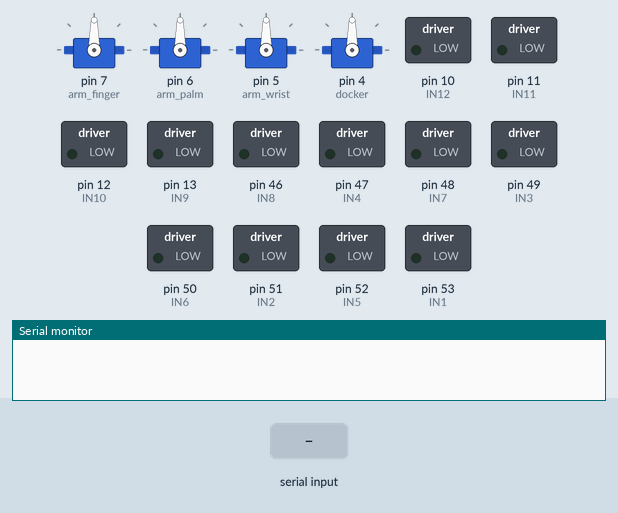
Simulated run of this sketch. Board: Arduino Mega 2560, built with avr-gcc and run on an emulated ATmega2560. On the bench: 4 × servo, switched loads named in the sketch (green lamp = pin HIGH), the last lines printed to the serial monitor. Inputs (shaded band) come from the test bench.

Above: at 1.2 s.
1.3 s: "W" received over Serial
At 2.5 s:
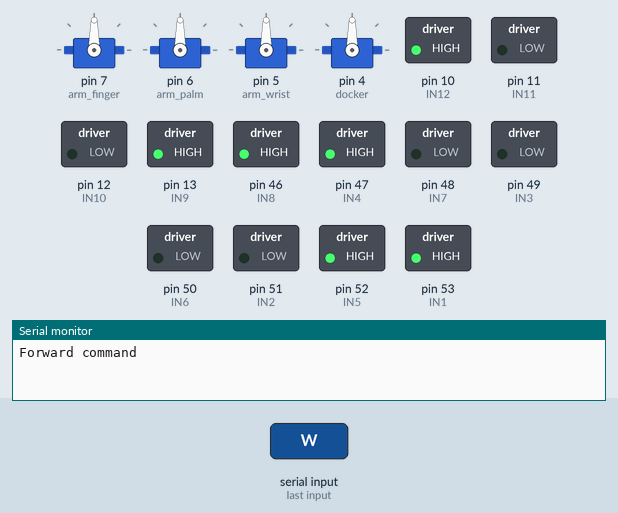
2.8 s: byte 50 ('2') received over Serial
At 3.9 s:
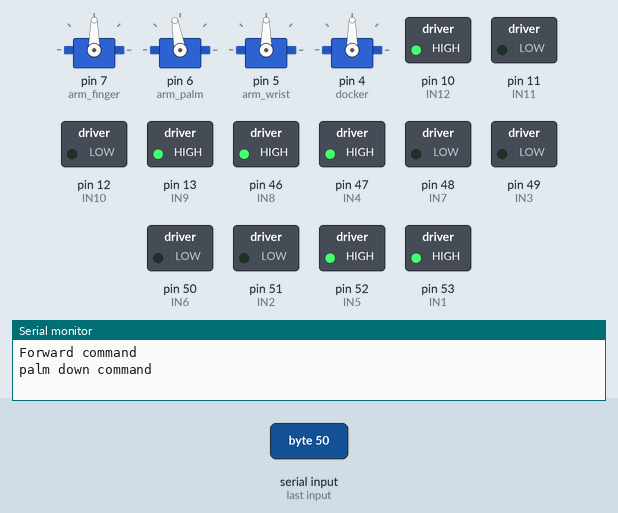
4.3 s: byte 53 ('5') received over Serial
At 5.0 s:
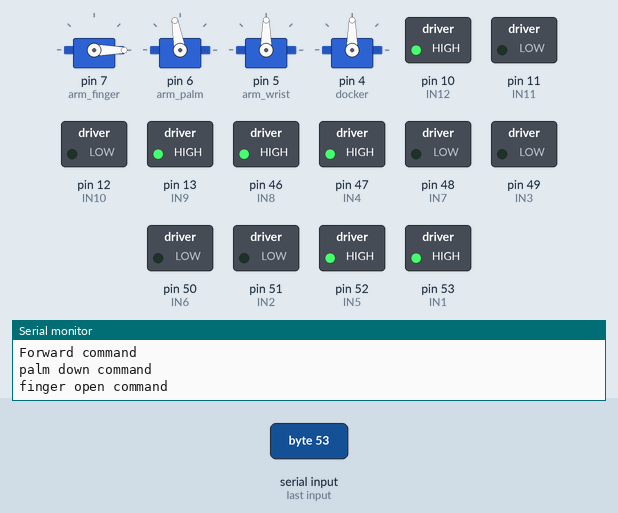
5.8 s: byte 48 ('0') received over Serial
At 6.1 s:
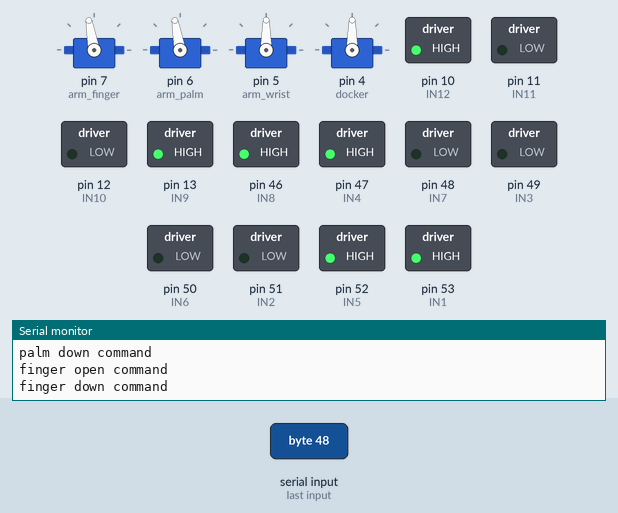
7.3 s: "S" received over Serial
At 8.5 s:
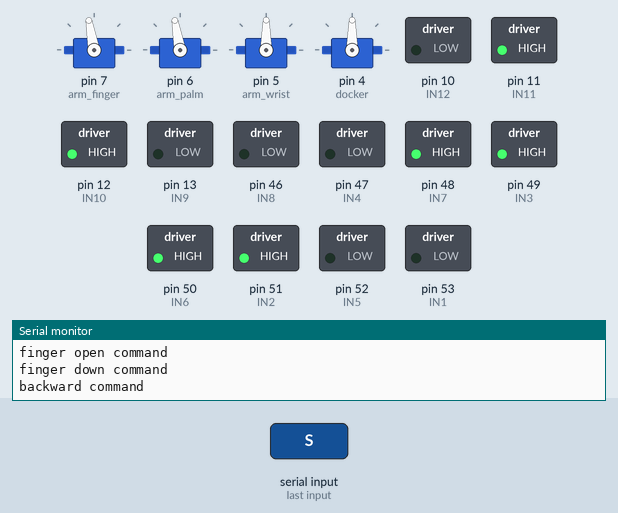
8.8 s: "A" received over Serial
At 9.6 s:
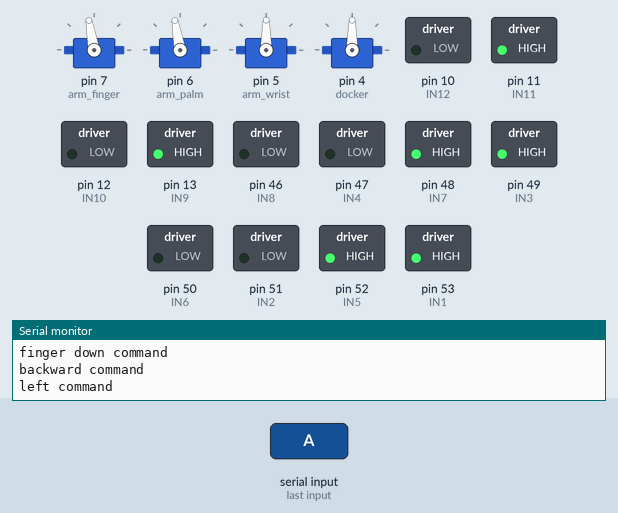
Timing chart, 0 to 11.3 s (numbered marks = the images above; inputs shaded):
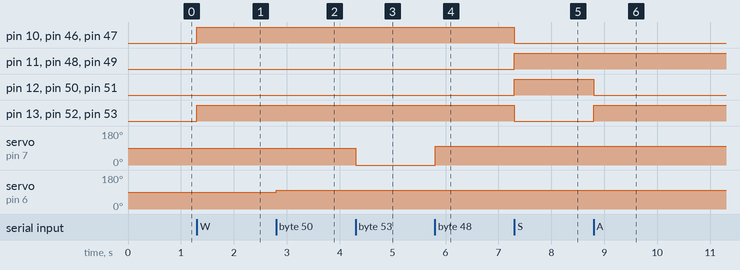

The sketch:

MOTHERBOARD.ino
```cpp
#include <Servo.h>
Servo arm_finger;
Servo arm_palm;
Servo arm_wrist;
Servo docker;

int docking_val = 0;
int undocking_val = 100;
int wrist_left_val = 0;
int wrist_right_val = 100;
int palm_up_val = 0;
int palm_down_val = 100;
int finger_open_val = 0;
int finger_close_val = 100;


int IN1 = 53 , IN2 = 51 , IN3 = 49 , IN4 = 47;  //L298N 1
int IN5 = 52 , IN6 = 50 , IN7 = 48 , IN8 = 46;  //L298N 2
int IN9 = 13 , IN10 = 12 , IN11 = 11 , IN12 = 10;  //L298N 3

void docking()
{
  Serial.println("Docking command");
  docker.write(docking_val);
}
void undocking()
{
  Serial.println("Undocking command");
  docker.write(undocking_val);
}
void wrist_left()
{
  Serial.println("wrist left command");
  arm_wrist.write(wrist_left_val);
}
void wrist_right()
{
  Serial.println("wrist down command");
  arm_wrist.write(wrist_right_val);
}
void palm_up()
{
  Serial.println("palm up command");
  arm_palm.write(palm_up_val);
}
void palm_down()
{
  Serial.println("palm down command");
  arm_palm.write(palm_down_val);
}
void finger_open()
{
  Serial.println("finger open command");
  arm_finger.write(finger_open_val);
}
void finger_close()
{
  Serial.println("finger down command");
  arm_finger.write(finger_close_val);
}

void backward() {
  Serial.println("backward command" );
  digitalWrite(IN1, LOW);
  digitalWrite(IN2, HIGH);
  digitalWrite(IN3, HIGH);
  digitalWrite(IN4, LOW);

  digitalWrite(IN5, LOW);
  digitalWrite(IN6, HIGH);
  digitalWrite(IN7, HIGH);
  digitalWrite(IN8, LOW);

  digitalWrite(IN9, LOW);
  digitalWrite(IN10, HIGH);
  digitalWrite(IN11, HIGH);
  digitalWrite(IN12, LOW);
}
void forward() {
  Serial.println("Forward command" );
  digitalWrite(IN1, HIGH);
  digitalWrite(IN2, LOW);
  digitalWrite(IN3, LOW);
  digitalWrite(IN4, HIGH);

  digitalWrite(IN5, HIGH);
  digitalWrite(IN6, LOW);
  digitalWrite(IN7, LOW);
  digitalWrite(IN8, HIGH);

  digitalWrite(IN9, HIGH);
  digitalWrite(IN10, LOW);
  digitalWrite(IN11, LOW);
  digitalWrite(IN12, HIGH);
}
void right() {
  Serial.println("right command" );
  digitalWrite(IN1, LOW);
  digitalWrite(IN2, HIGH);
  digitalWrite(IN3, LOW);
  digitalWrite(IN4, HIGH);

  digitalWrite(IN5, LOW);
  digitalWrite(IN6, HIGH);
  digitalWrite(IN7, LOW);
  digitalWrite(IN8, HIGH);

  digitalWrite(IN9, LOW);
  digitalWrite(IN10, HIGH);
  digitalWrite(IN11, LOW);
  digitalWrite(IN12, HIGH);
}
void left()
{
  Serial.println("left command" );
  digitalWrite(IN1, HIGH);
  digitalWrite(IN2, LOW);
  digitalWrite(IN3, HIGH);
  digitalWrite(IN4, LOW);

  digitalWrite(IN5, HIGH);
  digitalWrite(IN6, LOW);
  digitalWrite(IN7, HIGH);
  digitalWrite(IN8, LOW);

  digitalWrite(IN9, HIGH);
  digitalWrite(IN10, LOW);
  digitalWrite(IN11, HIGH);
  digitalWrite(IN12, LOW);
}
void stopme()
{
  Serial.println("stop command" );
  digitalWrite(IN1, LOW);
  digitalWrite(IN2, LOW);
  digitalWrite(IN3, LOW);
  digitalWrite(IN4, LOW);

  digitalWrite(IN5, LOW);
  digitalWrite(IN6, LOW);
  digitalWrite(IN7, LOW);
  digitalWrite(IN8, LOW);

  digitalWrite(IN9, LOW);
  digitalWrite(IN10, LOW);
  digitalWrite(IN11, LOW);
  digitalWrite(IN12, LOW);
}

void setup() {

  pinMode(IN1, OUTPUT);
  pinMode(IN2, OUTPUT);
  pinMode(IN3, OUTPUT);
  pinMode(IN4, OUTPUT);

  pinMode(IN5, OUTPUT);
  pinMode(IN6, OUTPUT);
  pinMode(IN7, OUTPUT);
  pinMode(IN8, OUTPUT);

  pinMode(IN9, OUTPUT);
  pinMode(IN10, OUTPUT);
  pinMode(IN11, OUTPUT);
  pinMode(IN12, OUTPUT);

  arm_finger.attach(7);
  arm_palm.attach(6);
  arm_wrist.attach(5);
  docker.attach(4);

  Serial.begin(9600);
}

void loop()
{
  if (Serial.available())
  {
    char s = Serial.read();

    if (s == 'W')
    {
      forward();
    }
    if (s == 'S')
    {
      backward();
    }
    if (s == 'A')
    {
      left();
    }
    if (s == 'D')
    {
      right();
    }
    if (s == 'X')
    {
      stopme();
    }
    if (s == '+')
    {
      docking();
    }
    if (s == '-')
    {
      undocking();
    }
    if (s == '4')
    {
      wrist_left();
    }
    if (s == '6')
    {
      wrist_right();
    }
    if (s == '8')
    {
      palm_up();
    }
    if (s == '2')
    {
      palm_down();
    }
    if (s == '5')
    {
      finger_open();
    }
    if (s == '0')
    {
      finger_close();
    }

  }
}
```

Measured:
- after the input at 1.3 s, pin 10 (IN12), pin 13 (IN9), pin 46 (IN8), pin 47 (IN4), pin 52 (IN5), pin 53 (IN1): LOW → HIGH at once
- after the input at 2.8 s, servo on pin 6 (arm_palm): 90° → 100° at once
- after the input at 4.3 s, servo on pin 7 (arm_finger): 90° → 0° at once
- after the input at 5.8 s, servo on pin 7 (arm_finger): 0° → 100° at once
- after the input at 7.3 s, pin 10 (IN12), pin 13 (IN9), pin 46 (IN8), pin 47 (IN4), pin 52 (IN5), pin 53 (IN1): HIGH → LOW at once; pin 11 (IN11), pin 12 (IN10), pin 48 (IN7), pin 49 (IN3), pin 50 (IN6), pin 51 (IN2): LOW → HIGH at once
- after the input at 8.8 s, pin 12 (IN10), pin 50 (IN6), pin 51 (IN2): HIGH → LOW at once; pin 13 (IN9), pin 52 (IN5), pin 53 (IN1): LOW → HIGH at once
